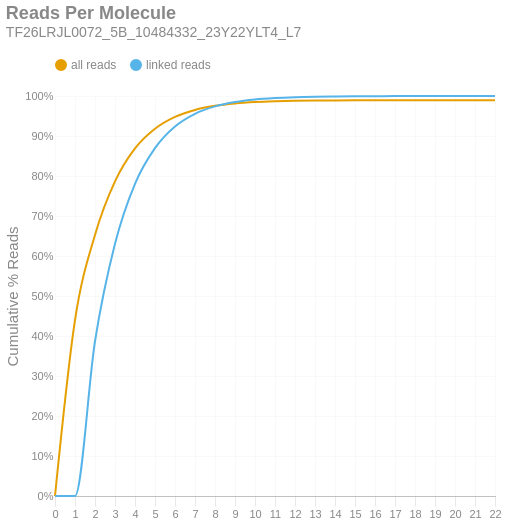

Notebook cell for this chart:
### Markdown cell above
### Reads per Molecule
This chart shows the cumulative distribution of the number of reads per linked molecule. That is, how many alignments are associated with a unique molecule. This excludes the number of reads associated with invalid or absent linked-read barcodes. The `linked` histogram is the percentages recalculated when disregarding singletons.

### Code cell
if SKIPLR:
    print_html(f"Skipped")
else:
    counts = np.bincount(valids['reads'].cast(pl.Int64).to_numpy())
    weighted = counts * np.arange(len(counts))
    all_perc = weighted / n_reads
    linked_perc = weighted / n_linked_reads
    linked_perc[1] = 0
    binned_df = pl.DataFrame({
        'readsper': list(range(len(counts))),
        'all reads (cumsum)': np.cumsum(all_perc).tolist(),
        'linked reads (cumsum)': np.cumsum(linked_perc).tolist(),
    })

    with SafeRender(binned_df):
        (
            density_plot(binned_df, 'Reads Per Molecule', samplename, 'readspmol')
            .encode(
                x=alt.X('readsper:O', title=None).axis(labelAngle=0).scale(padding=0),
                y=alt.Y('value:Q', title='Cumulative % Reads').axis(format='%').stack(False),
                color=alt.Color("key:N").scale(domain=["all reads", "linked reads"]),
                tooltip=[
                    alt.Tooltip("key:N", title="Data Type"),
                    alt.Tooltip("readsper:O", title="Reads Per Molecule"),
                    alt.Tooltip("value:Q", format=".2%", title="% Reads (Cum.)")
                ]            
            )
        ).display()

### Figure 1 — Vega-Lite specification as saved in the notebook (floating-point values rounded to 4 significant figures)
{"width": "container", "height": 400, "config": {"title": {"anchor": "start", "dy": -15, "fontSize": 18, "color": "#888888", "subtitleColor": "#888888", "subtitleFontSize": 14}, "arc": {"fill": "#0072B2"}, "axis": {"domainColor": "#888888", "domainWidth": 0.5, "gridWidth": 0.2, "grid": false, "titleFontWeight": 400, "titleFontSize": 15, "labelFontSize": 11, "labelColor": "#888888", "tickColor": "#888888", "tickWidth": 0.2, "titleColor": "#888888"}, "axisBand": {"grid": false}, "axisX": {"grid": true, "tickSize": 10, "domainCap": "round"}, "axisY": {"domain": false, "grid": true, "tickSize": 0, "domainCap": "round"}, "background": "transparent", "header": {"labelFontSize": 15, "labelColor": "#888888", "titleFontSize": 15, "titleFontWeight": 600, "titleColor": "#888888"}, "legend": {"labelFont": "sans-serif", "labelFontSize": 12, "labelColor": "#888888", "symbolSize": 100, "symbolType": "circle", "titleFontSize": 12, "titlePadding": 10, "titleColor": "#888888", "title": null, "orient": "top"}, "range": {"category": ["#E69F00", "#56B4E9", "#009E73", "#F0E442", "#0072B2", "#D55E00", "#CC79A7", "#000000"], "diverging": ["#cfe8f3", "#a2d4ec", "#73bfe2", "#46abdb", "#1696d2", "#12719e"]}, "area": {"fill": "#0072B2", "fillOpacity": 0.7, "line": true, "strokeOpacity": 0.7}, "line": {"color": "#0072B2", "stroke": "#0072B2", "strokeWidth": 2}, "trail": {"color": "#0072B2", "stroke": "#0072B2", "strokeWidth": 0, "size": 1}, "point": {"filled": true, "fillOpacity": 1.0, "size": 95}, "text": {"color": "#888888", "fontSize": 11, "align": "right", "fontWeight": 400, "size": 11}, "bar": {"fill": "#0072B2", "stroke": null}, "view": {"stroke": null, "continuousWidth": 660, "continuousHeight": 400}}, "data": {"name": "data-4c6981fcc043a22e19482cf81d1c5072"}, "mark": {"type": "line", "interpolate": "monotone", "point": {"opacity": 0, "size": 275}}, "encoding": {"color": {"field": "key", "scale": {"domain": ["all reads", "linked reads"]}, "type": "nominal"}, "tooltip": [{"field": "key", "title": "Data Type", "type": "nominal"}, {"field": "readsper", "title": "Reads Per Molecule", "type": "ordinal"}, {"field": "value", "format": ".2%", "title": "% Reads (Cum.)", "type": "quantitative"}], "x": {"axis": {"labelAngle": 0}, "field": "readsper", "scale": {"padding": 0}, "title": null, "type": "ordinal"}, "y": {"axis": {"format": "%"}, "field": "value", "stack": false, "title": "Cumulative % Reads", "type": "quantitative"}}, "params": [{"name": "param_c36ac31b6afebe62", "select": {"type": "point", "fields": ["key"]}, "bind": "legend"}], "title": {"text": "Reads Per Molecule", "subtitle": "TF26LRJL0072_5B_10484332_23Y22YLT4_L7"}, "transform": [{"fold": ["all reads (cumsum)", "linked reads (cumsum)"]}, {"calculate": "replace(datum.key, ' (cumsum)', '')", "as": "key"}, {"filter": {"param": "param_c36ac31b6afebe62"}}], "usermeta": {"embedOptions": {"downloadFileName": "TF26LRJL0072_5B_10484332_23Y22YLT4_L7.readspmol"}}, "$schema": "https://vega.github.io/schema/vega-lite/v6.4.1.json", "datasets": {"data-4c6981fcc043a22e19482cf81d1c5072": [{"readsper": 0, "all reads (cumsum)": 0.0, "linked reads (cumsum)": 0.0}, {"readsper": 1, "all reads (cumsum)": 0.4399, "linked reads (cumsum)": 0.0}, {"readsper": 2, "all reads (cumsum)": 0.6526, "linked reads (cumsum)": 0.3869}, {"readsper": 3, "all reads (cumsum)": 0.7865, "linked reads (cumsum)": 0.6304}, {"readsper": 4, "all reads (cumsum)": 0.8689, "linked reads (cumsum)": 0.7804}, {"readsper": 5, "all reads (cumsum)": 0.9181, "linked reads (cumsum)": 0.8698}, {"readsper": 6, "all reads (cumsum)": 0.9477, "linked reads (cumsum)": 0.9238}, {"readsper": 7, "all reads (cumsum)": 0.9652, "linked reads (cumsum)": 0.9555}, {"readsper": 8, "all reads (cumsum)": 0.9753, "linked reads (cumsum)": 0.974}, {"readsper": 9, "all reads (cumsum)": 0.9813, "linked reads (cumsum)": 0.9849}, {"readsper": 10, "all reads (cumsum)": 0.9848, "linked reads (cumsum)": 0.9912}, {"readsper": 11, "all reads (cumsum)": 0.9868, "linked reads (cumsum)": 0.9948}, {"readsper": 12, "all reads (cumsum)": 0.988, "linked reads (cumsum)": 0.997}, {"readsper": 13, "all reads (cumsum)": 0.9887, "linked reads (cumsum)": 0.9982}, {"readsper": 14, "all reads (cumsum)": 0.989, "linked reads (cumsum)": 0.9989}, {"readsper": 15, "all reads (cumsum)": 0.9893, "linked reads (cumsum)": 0.9993}, {"readsper": 16, "all reads (cumsum)": 0.9894, "linked reads (cumsum)": 0.9996}, {"readsper": 17, "all reads (cumsum)": 0.9895, "linked reads (cumsum)": 0.9998}, {"readsper": 18, "all reads (cumsum)": 0.9896, "linked reads (cumsum)": 0.9999}, {"readsper": 19, "all reads (cumsum)": 0.9896, "linked reads (cumsum)": 1.0}, {"readsper": 20, "all reads (cumsum)": 0.9896, "linked reads (cumsum)": 1.0}, {"readsper": 21, "all reads (cumsum)": 0.9896, "linked reads (cumsum)": 1.0}, {"readsper": 22, "all reads (cumsum)": 0.9897, "linked reads (cumsum)": 1.0}]}}
